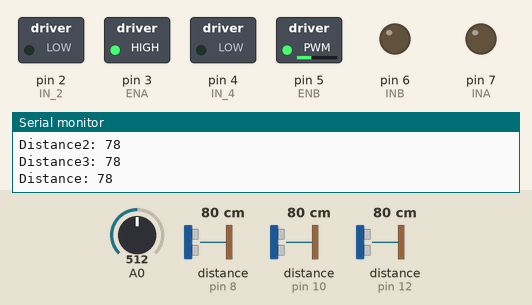
Bench run of a sketch on a simulated Arduino Uno, built with avr-gcc and run on an emulated ATmega328P. Parts: switched loads named in the sketch (green lamp = pin HIGH), output pins drawn as LEDs (lit = HIGH), the last lines printed to the serial monitor. Wiring (inferred from the names in the program): 3 × ultrasonic range finder: trigger pin 9, echo pin 8 / trigger pin 11, echo pin 10 / trigger pin 13, echo pin 12. Inputs (shaded band) come from the test bench; at power-on: distance to the obstacle (sensors on pin 8, pin 10, pin 12) 80 cm, A0 = 512. The echo pulse lasts 58.3 µs per cm; pins used as bus, display or sensor lines are not drawn.

Above: at 1.2 s.
1.3 s: distance to the obstacle (sensor on pin 8) set to 17 cm
4.3 s: distance to the obstacle (sensor on pin 8) set to 14 cm
At 5.5 s:
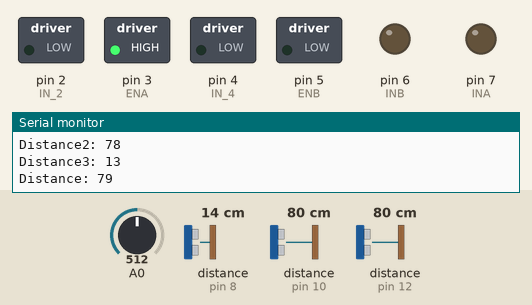
5.8 s: A0 set to 486
At 7.9 s:
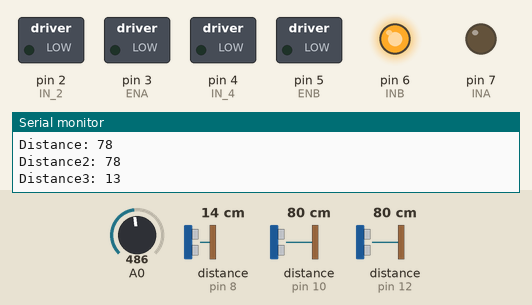
8.3 s: A0 set to 510
At 9.6 s:
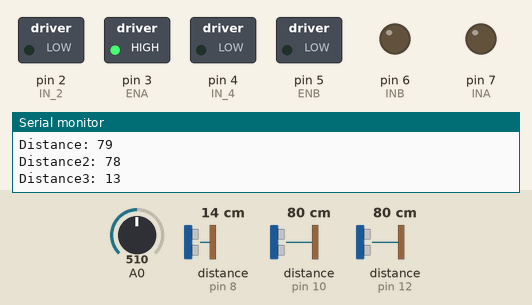
11.3 s: distance to the obstacle (sensor on pin 10) set to 12 cm
At 12.3 s:
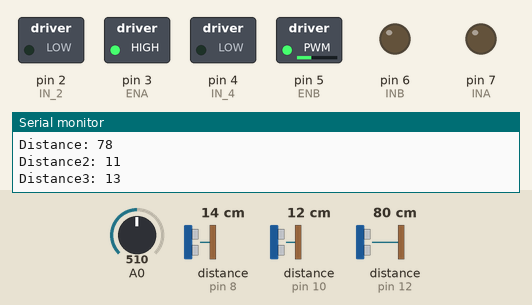
12.8 s: distance to the obstacle (sensor on pin 10) set to 9 cm
Timing chart, 0 to 15.3 s (numbered marks = the images above; inputs shaded):
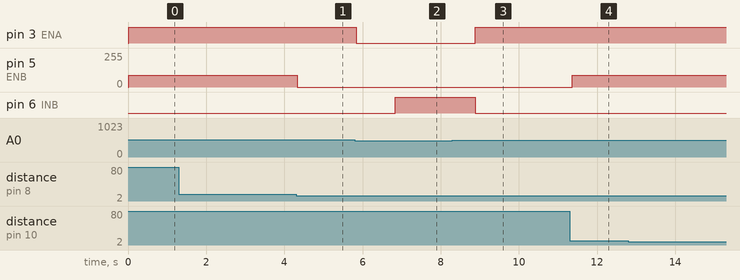

The sketch:

Fan_Firefighter_Robot.ino
```cpp
//ultrasonik
const int trigPin = 13;
const int echoPin = 12;
const int trigPin2 = 11;
const int echoPin2 = 10;
const int trigPin3 = 9;
const int echoPin3 = 8;
long duration;
long duration2;
long duration3;
int distance;
int distance2;
int distance3;
//kipas
int INA = 7;
int INB = 6;
//motor
int ENA=3;
int ENB=5;
int IN_1 = 1;
int IN_2 = 2;
int IN_3 = 0;
int IN_4 = 4;

void setup() {

pinMode(INA,OUTPUT);
pinMode(INB,OUTPUT);

pinMode(trigPin, OUTPUT); // Sets the trigPin as an Output
pinMode(echoPin, INPUT); // Sets the echoPin as an Input
pinMode(trigPin2, OUTPUT);
pinMode(echoPin2, INPUT);
pinMode(trigPin3, OUTPUT);
pinMode(echoPin3, INPUT);
  pinMode(IN_1,OUTPUT);
  pinMode(IN_2,OUTPUT);
  pinMode(IN_3,OUTPUT);
  pinMode(IN_4,OUTPUT);
  pinMode(ENA,OUTPUT);
  pinMode(ENB,OUTPUT);


Serial.begin(9600);
}

void loop() {
digitalWrite(trigPin, LOW);
delayMicroseconds(2);
digitalWrite(trigPin, HIGH);
delayMicroseconds(10);
digitalWrite(trigPin, LOW);
duration = pulseIn(echoPin, HIGH);
distance= duration*0.034/2;
Serial.print("Distance: ");
Serial.println(distance);
digitalWrite(trigPin2, LOW);
delayMicroseconds(2);
digitalWrite(trigPin2, HIGH);
delayMicroseconds(10);
digitalWrite(trigPin2, LOW);
duration2= pulseIn(echoPin2, HIGH);
distance2=duration2*0.034/2;
Serial.print("Distance2: ");
Serial.println(distance2);
digitalWrite(trigPin3, LOW);
delayMicroseconds(2);
digitalWrite(trigPin3, HIGH);
delayMicroseconds(10);
digitalWrite(trigPin3, LOW);
duration3= pulseIn(echoPin3, HIGH);
distance3=duration3*0.034/2;
Serial.print("Distance3: ");
Serial.println(distance3);

   if((distance>10)&&(distance2>10)&&(distance3>10))
   {
    maju();
   }
   if(distance<15)
   {
    berhenti();
    if((distance2>15)&&(distance3>15))
    {
      kiri();
       if((distance2<15)&&(distance3>15))
      {
        kiri();
      }
      else if((distance2>15)&&(distance3<15))
      {
        kanan();
      }
    }

   }
   if(((distance>15)||(distance<15))&&(distance2<15)&&(distance3>15))
   {
    kiri();
   }
   if(((distance>15)||(distance<15))&&(distance2>15)&&(distance3<15))
   {
    kanan();
   }

  if ((distance < 15)&&(distance2 < 15)&&(distance3 < 15))
  {
    berhenti();
    delay(1000);
    mundur();
  }
   if(analogRead(A0)< 500 )
   {
     berhenti();
     delay(1000);
    digitalWrite(INA,LOW);
    digitalWrite(INB,HIGH);

   }
  else
   {
    digitalWrite(INA,LOW);
    digitalWrite(INB,LOW);
   }

}
 void maju()
  {
 analogWrite(ENA, 255);
 analogWrite(ENB, 90);
 digitalWrite(IN_1, HIGH);
 digitalWrite(IN_2, LOW);
 digitalWrite(IN_3, HIGH);
 digitalWrite(IN_4, LOW);
  }
  void kanan()
  {
 analogWrite(ENA, 255);
 analogWrite(ENB, 0);
    digitalWrite(IN_1, HIGH);
 digitalWrite(IN_2, LOW);
 digitalWrite(IN_3, LOW);
 digitalWrite(IN_4, LOW);
  }
  void kiri()
  {
 analogWrite(ENA, 0);
 analogWrite(ENB, 255);
 digitalWrite(IN_1, LOW);
 digitalWrite(IN_2, LOW);
 digitalWrite(IN_3, HIGH);
 digitalWrite(IN_4, LOW);
  }
  void berhenti()
  {

 analogWrite(ENA, 0);
 analogWrite(ENB, 0);
 digitalWrite(IN_1, LOW);
 digitalWrite(IN_2, LOW);
 digitalWrite(IN_3, LOW);
 digitalWrite(IN_4, LOW);
  }
  void mundur()
  {
 analogWrite(ENA, 255);
 analogWrite(ENB, 255);
    digitalWrite(IN_1, LOW);
    digitalWrite(IN_2, HIGH);
    digitalWrite(IN_3, LOW);
    digitalWrite(IN_4, HIGH);
  }
```

Measured:
- the behaviour switches between 16 and 15 cm on distance to the obstacle (sensor on pin 8) (found by bisection; images 0 and 1)
- the behaviour switches between 500 and 499 on A0 (found by bisection; images 1 and 2)
- after the input at 4.3 s, pin 5 (ENB): 90/255 → 0/255 at once
- after the input at 5.8 s, pin 3 (ENA): HIGH → LOW at once; pin 6 (INB): LOW → HIGH after 1.0 s
- after the input at 8.3 s, pin 3 (ENA): LOW → HIGH after 0.58 s; pin 6 (INB): HIGH → LOW after 0.58 s
- after the input at 11.3 s, pin 5 (ENB): 0/255 → 90/255 after 0.07 s
